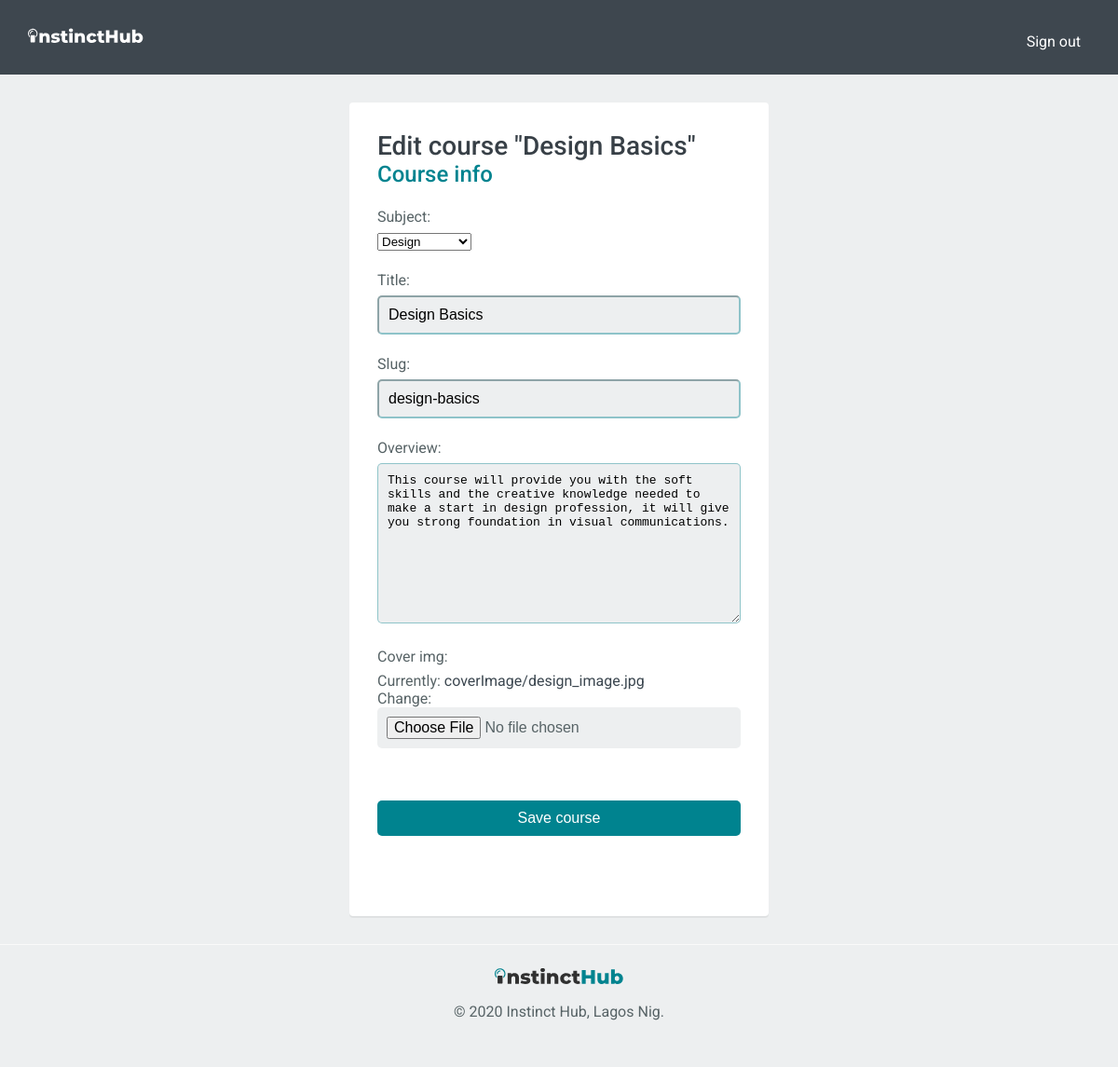
Screenshot of /course/6/edit/ (signed in) with the database file from the repository.
### courses/models.py (models this page shows, shortened)
class Course(models.Model):
    owner = models.ForeignKey(User,
                              related_name='courses_created',
                              on_delete=models.CASCADE)
    students = models.ManyToManyField(User,
                                      related_name='courses_joined',
                                      blank=True)
    subject = models.ForeignKey(Subject,
                                      related_name='courses',
                                      on_delete=models.CASCADE)
    title = models.CharField(max_length=200)
    slug = models.SlugField(max_length=200, unique=True)
    overview = models.TextField()
    cover_img = models.ImageField(upload_to='coverImage')
    created = models.DateTimeField(auto_now_add=True)
    class Meta:
        ordering = ['-created']

class Subject(models.Model):
    title = models.CharField(max_length=200)
    slug = models.SlugField(max_length=200, unique=True)
    class Meta:
        ordering = ['title']
    def __str__(self):
        return self.title

### courses/views.py (the view)
class CourseUpdateView(PermissionRequiredMixin,
OwnerCourseEditMixin,
UpdateView):
    permission_required = 'courses.change_course'

### courses/views.py (called while the page is built)
    def get_queryset(self):
        qs = super(OwnerMixin, self).get_queryset()
        return qs.filter(owner=self.request.user)

### courses/templates/courses/manage/course/form.html (shortened to what this page needs)
{% extends "base.html" %}
{% block content %}
  <div class="box form">
    <h1>
      {% if object %}
        Edit course "{{ object.title }}"
      {% else %}
        Create a new course
      {% endif %}
    </h1>
    <div class="module">
      <h2>Course info</h2>
      <form action="." method="post">
        {{ form.as_p }}
        <p><input type="submit" value="Save course"></p>
      </form>
    </div>
  </div>
{% endblock %}

### static/css/base.css (style rules this page uses)
*, *:before, *:after { box-sizing: border-box; }
:root { --primary-color-blue: #00838F; --primary-color-green: #00838f; --main-bg-color-dark: #3C4750; --main-bg-color: #edeff0; --color-white: #fff; --main-txt-color: #576366; --main-padding: 15px; }
body { margin:0; font-family: GothamRounded-Book, Roboto; color: var(--main-txt-color); background-color: var(--main-bg-color); transition: padding-top 600ms 0s ease; }
h1, h2, h3, h4, h5, h6 { color: #384047; display: block; font-weight: 500; margin: 0; text-rendering: optimizeLegibility; }
h1 { font-size: 28px; }
h2 { font-size: 1.5em; }
a { text-decoration: none; cursor: pointer; transition: color 300ms 0s ease; color: var(--main-bg-color-dark) }
button, [type="submit"] { border: none; text-align: center; text-decoration: none; color: white; padding: 10px 20px; text-align: center; text-decoration: none; display: inline-block; background-color: var(--main-bg-color-dark); border-radius: 50px; font-size: .8em; margin-right: 15px; }
nav a, article, aside, details, figcaption, figure, footer, header, hgroup, menu, section, input, label { display: block; }
.form { max-width: 450px; padding: 30px; margin: 0 auto; }
.form form { width: 100%; }
.form input, .form textarea { padding: 10px; font-size: 1em; width: 100%; border-color: rgba(0,131,143,0.4); border-radius: 5px; background-color: var( --main-bg-color); }
.form [type="submit"] { background-color: var(--primary-color-blue); color: var(--color-white); }
.form label { line-height: 2em; }
.box { -webkit-animation: panel-fade-up 0.4s ease; -moz-animation: panel-fade-up 0.4s ease; animation: panel-fade-up 0.4s ease; position: relative; background-color: var(--color-white); box-shadow: 0 2px 0 rgba(0,0,0,0.06); border-radius: 4px; }
.box:before, .box:after { content: " "; display: table; }
.content-inside h2 { color: var(--primary-color-blue); }
@media screen and (min-width: 768px) { .module { display: flex; justify-content: space-between; flex-wrap: wrap; } }
@media screen and (min-width: 768px) { .course_preview_width button, [type="submit"] { margin: 40px 0; } }

### rows the page displays
Course: title "Design Basics", subject "Design", slug "design-basics", overview "This course will provide you with the soft skills and the creative knowledge needed to make a start in design profession, it will give you strong foundation in visual communications."
Subject: title "Design Basics"
